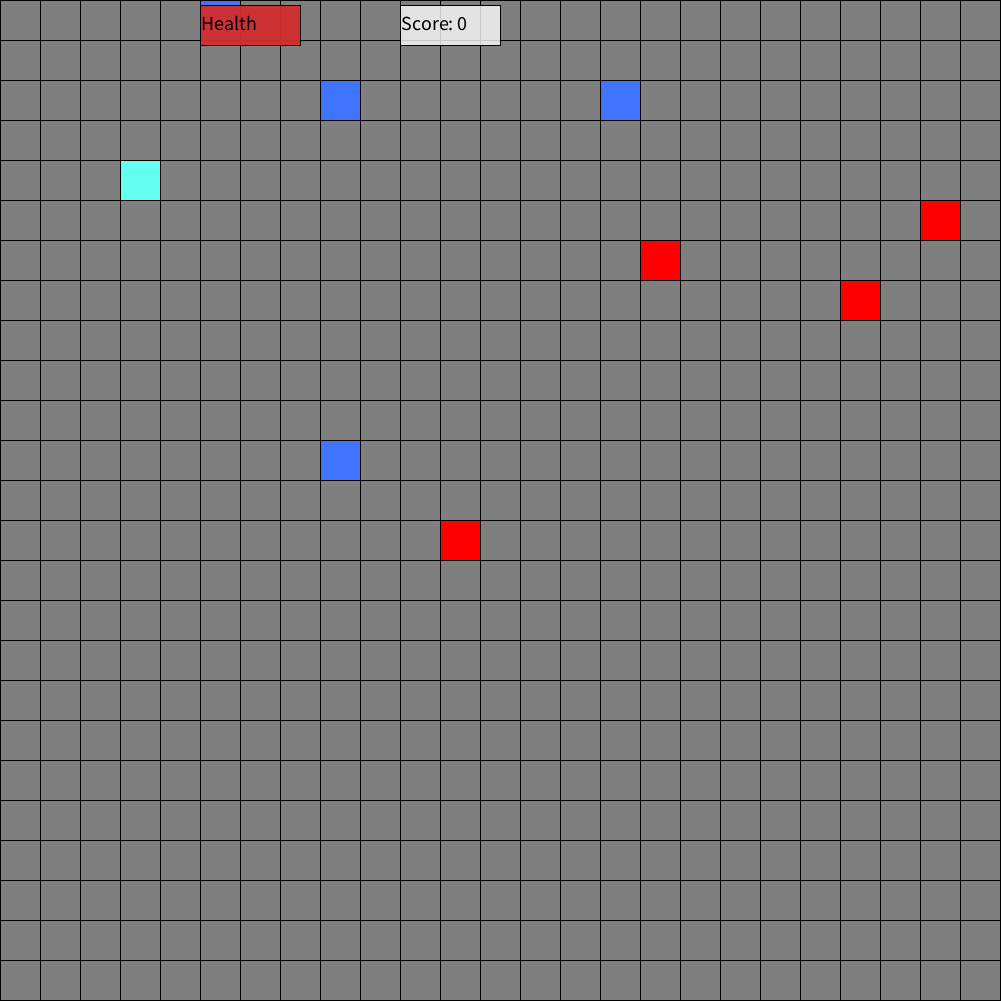
Frame 1 (no input)
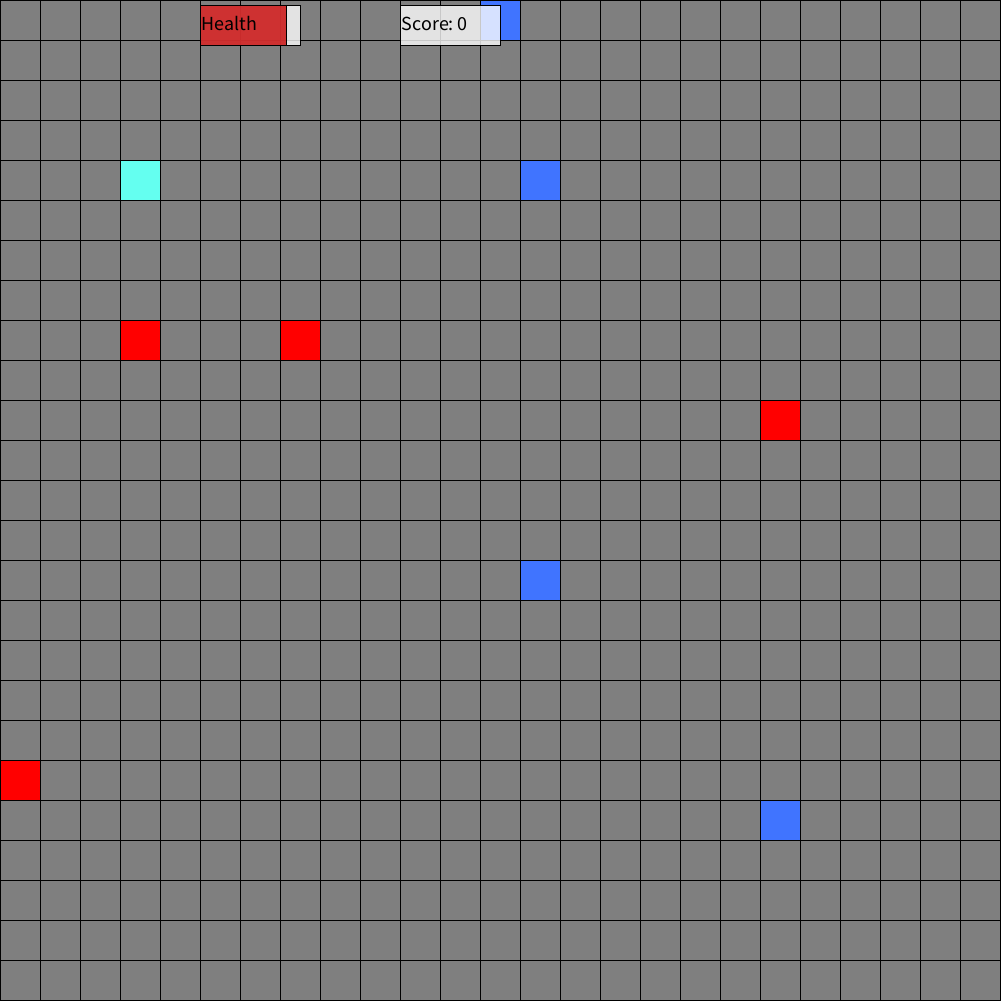
Frame 60 (the mouse pressed at the canvas centre just before this capture)
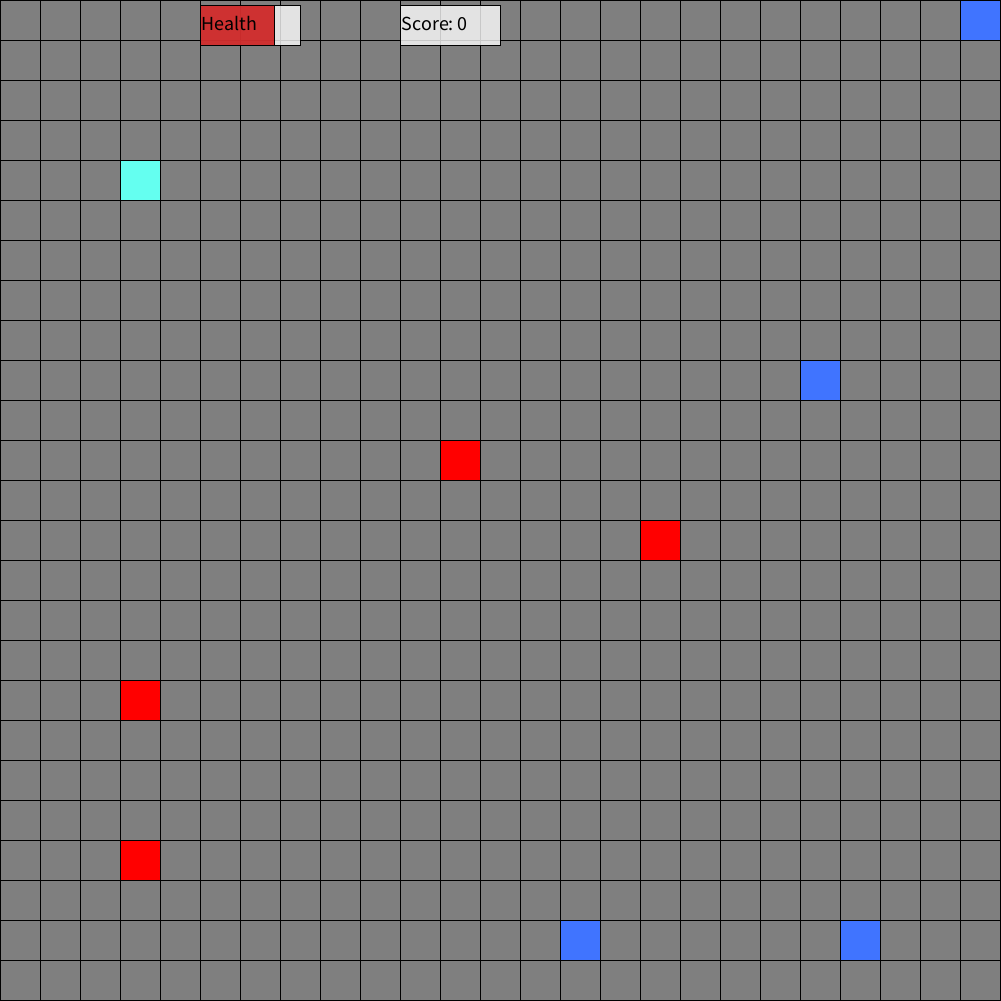
Frame 120 (the mouse held since frame 60 and released just before this capture)

The Processing sketch that drew these frames (run headless with seeded random() and noise(); from frame 60 on, the mouse is pressed at the canvas centre):

// Processing sketch: SP1_Grid_Game
// ── SP1_Grid_Game.pde

int size = 40;
int[][] grid = new int[25][25];

Player player;
Enemy enemys[] = new Enemy[4];
Food food[] = new Food[4];

void setup()
{
  size(1001, 1001);
  frameRate(24);
  player = new Player(3, 4);

  for (int i = 0; i < enemys.length; i++) {
    enemys[i] = new Enemy((int)random(0, grid.length), (int)random(0, grid[0].length), player);
  }

  for (int i = 0; i < food.length; i++) {
    food[i] = new Food((int)random(0, grid.length), (int)random(0, grid[0].length), player);
  }
}

void draw()
{
  clearBoard();
  updateEntities();
  drawBoard();
  resolveCollisions();
  ui();
  isGameOver();
}


void clearBoard()
{
  for (int x = 0; x < grid.length; x++)
  {
    for (int y = 0; y < grid[0].length; y++)
    {
      grid[x][y] = 0;
    }
  }
}

// the grid
void drawBoard()
{
  for (int x = 0; x < grid.length; x++)
  {
    for (int y = 0; y < grid[0].length; y++)
    {
      fill(getColorFromType(grid[x][y]));

      rect(x * size, y * size, size, size);
    }
  }
}

void resolveCollisions()
{
  for (int i = 0; i < enemys.length; i++) {
    if (grid[player.x][player.y] == grid[enemys[i].x][enemys[i].y])
    {
      player.takeDamage();
    }
  }

  for (int i = 0; i < food.length; i++) {
    if (grid[player.x][player.y] == grid[food[i].x][food[i].y]) {
      player.increaseScore();
    }
  }
}

void updateEntities()
{
  grid[player.x][player.y] = player.type;

  for (int i = 0; i < enemys.length; i++) {
    grid[enemys[i].x][enemys[i].y] = enemys[i].type;
    enemys[i].MoveTowardsPlayer();
  }

  for (int i = 0; i < enemys.length; i++) {
    grid[food[i].x][food[i].y] = food[i].type;
    food[i].moveAwayFromPlayer();
  }
}

// colors
color getColorFromType(int type) 
{
  color c = color(255);

  switch(type)
  {
  case 0: 
    c = color(127);
    break;
  case 1: 
    c = color(255, 0, 0);
    break;
  case 2: 
    c = color(0, 255, 0);
    break;
  case 3: 
    c = color(100, 255, 240);
    break;
  case 4: 
    c = color (64, 116, 255);
    break;
  }    

  return c;
}

// displays the game over screen and the final score
void isGameOver()
{
  boolean gameOver;
  if (player.health < -1)
  {
    gameOver = true;
  } else {
    gameOver = false;
  }

  if (gameOver == true)
  {
    stroke(0);
    fill(0);
    rect(0, 0, 1000, 1000);
    textSize(50);
    fill(255);
    text("Game Over the Final Score is: "+ player.score, 100, height/2);
    stop();
  }
}

// healthbar and score 
void ui()
{
  // Health bar
  stroke(0);
  fill(255, 200);
  rect(200, 5, 100, 40);
  fill(200, 0, 0, 200);
  rect(200, 5, player.health, 40);
  textSize(20);
  fill(0);
  text("Health", 201, 30);

  // Score
  stroke(0);
  fill(255, 200);
  rect(400, 5, 100, 40);
  textSize(20);
  fill(0);
  text("Score: " + player.score, 401, 30);
}

// player controls
void keyPressed()
{
  if (key == 'w')
  {
    if (player.y == grid.length/30)return;
    player.y--;
  }
  if (key == 'a')
  {
    if (player.x == grid.length/30)return;
    player.x--;
  }
  if (key == 's')
  {
    if (player.y == grid.length - grid.length/25)return;
    player.y++;
  }
  if (key == 'd')
  {
    if (player.x == grid.length - grid.length/25)return;
    player.x++;
  }
}

// ── Enemy.pde
class Enemy
{
  int x; 
  int y; 
  int type = 1; 
  Player player;

  Enemy(int x, int y, Player player)
  {
    this.x = x;
    this.y = y;
    this.player = player;
  }


  void MoveTowardsPlayer()
  { 


    // random chance (~25% chance) for at enemy flytter sig i en tilfældig retning.


    if (Math.random() < 0.25)
    {
      int randomMoveX = (int)random(25);
      int randomMoveY = (int)random(25);
      this.x = randomMoveX;
      this.y = randomMoveY;
    }  

    int xDistance = Math.abs(player.x - this.x);
    int yDistance = Math.abs(player.y - this.y);

    if (xDistance < yDistance)
    {

      // prevents ArrayIndexOutOfBoundsException. 
      if (x == grid.length - grid.length/25)return;
      if (x == grid.length/30)return;
      if (y == grid.length - grid.length/25)return;
      if (y == grid.length/30)return;

      if (player.x < this.x) {
        this.x -= 1;
      } else if (player.x > this.x) {
        this.x += 1;
      } else if (player.y < this.y) {
        this.y -= 1;
      } else if (player.y > this.y) {
        this.x += 1;
      }
    }
  }
}

// ── Food.pde
class Food 
{
  int x;
  int y;
  int type = 4;
  Player player;

  Food(int x, int y, Player player)
  {
    this.x = x;
    this.y = y;
    this.player = player;
  }

  void moveAwayFromPlayer()
  {
    int xDistance = Math.abs(player.x - this.x);
    int yDistance = Math.abs(player.y - this.y);

    // random chance (~25% chance) for at enemy flytter sig i en tilfældig retning.
    if (Math.random() < 0.25)
    {
      int randomMoveX = (int)random(0, 25);
      int randomMoveY = (int)random(0, 25);
      this.x = randomMoveX;
      this.y = randomMoveY;
    } else { 

      if (xDistance < yDistance)
      {
        // prevents ArrayIndexOutOfBoundsException. 
        if (x == grid.length - grid.length/25)return;
        if (x == grid.length/30)return;
        if (y == grid.length - grid.length/25)return;
        if (y == grid.length/30)return;

        if (player.x < this.x) {
          this.x += 1;
        } else if (player.x > this.x) {
          this.x -= 1;
        } else if (player.y < this.y) {
          this.y += 1;
        } else if (player.y > this.y) {
          this.x -= 1;
        }
      }
    }
  }
}

// ── Player.pde
class Player
{
  int x; 
  int y; 
  int type = 3; 
  int health; 
  int score;

  Player(int x, int y)
  {
    this.x = x;
    this.y = y;
    health = 100;
  }


  void takeDamage()
  {
    health--;
    println("health: " + player.health);
  }

  void increaseScore()
  {
    score++;
    println("score: " + player.score);
  }
}
